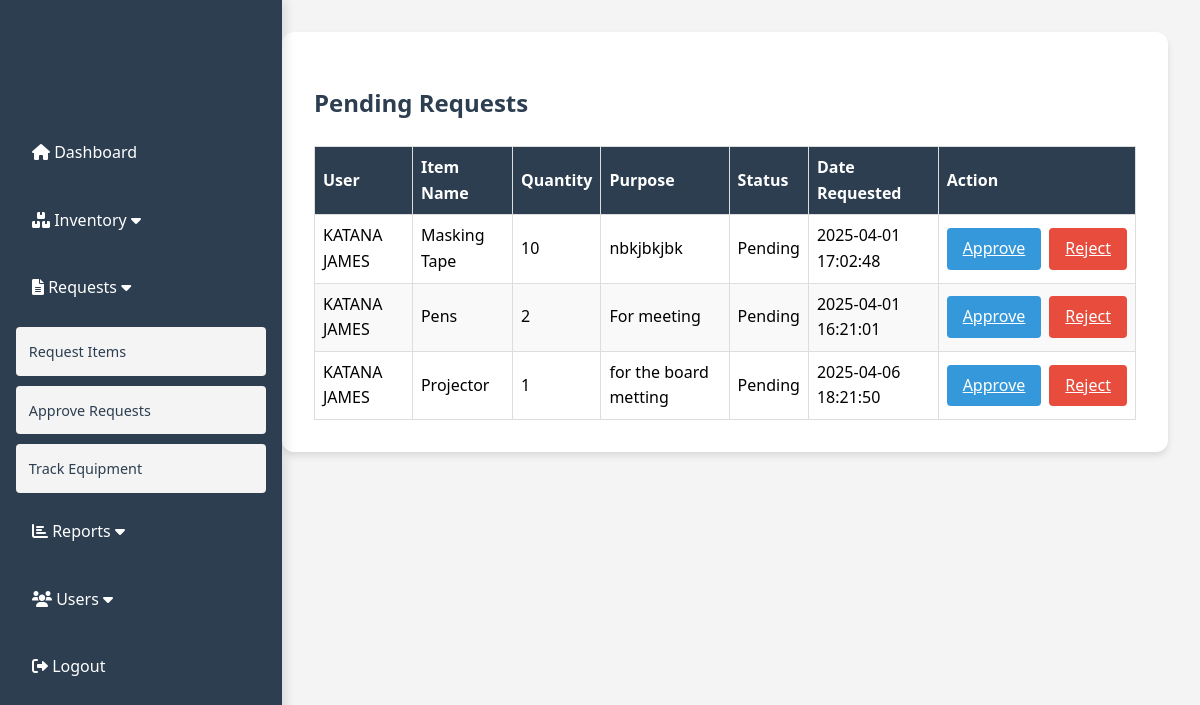
Page /request.php (signed in) on the committed database.
### tables this page shows
CREATE TABLE `requests` (
  `request_id` int(11) NOT NULL,
  `item_id` int(11) NOT NULL,
  `user_id` int(11) NOT NULL,
  `quantity` int(11) NOT NULL,
  `purpose` text NOT NULL,
  `status` enum('Pending','Approved','Rejected') DEFAULT 'Pending',
  `created_at` timestamp NOT NULL DEFAULT current_timestamp(),
  `approved_at` datetime DEFAULT NULL
);

CREATE TABLE `users` (
  `user_id` int(11) NOT NULL,
  `full_name` varchar(200) NOT NULL,
  `username` varchar(50) NOT NULL,
  `password` varchar(255) NOT NULL,
  `role` enum('Admin','Inventory Manager','User') NOT NULL,
  `department` varchar(50) NOT NULL,
  `email` varchar(100) NOT NULL
);

CREATE TABLE `inventory` (
  `item_id` int(11) NOT NULL,
  `item_name` varchar(255) NOT NULL,
  `quantity` int(11) NOT NULL,
  `category` varchar(50) NOT NULL,
  `location` varchar(255) NOT NULL,
  `status` varchar(255) NOT NULL,
  `barcode` varchar(255) NOT NULL,
  `start_date` timestamp NOT NULL DEFAULT current_timestamp() ON UPDATE current_timestamp(),
  `end_date` timestamp NOT NULL DEFAULT '0000-00-00 00:00:00',
  `last_updated` datetime DEFAULT NULL
);

### request.php (the view, shortened to what this page needs)
<?php
$conn = new mysqli('localhost', 'root', '', 'unmebims');
$query = "SELECT r.request_id, u.full_name, i.item_name, r.quantity, r.purpose, r.status, r.created_at
          FROM requests r
          JOIN users u ON r.user_id = u.user_id
          JOIN inventory i ON r.item_id = i.item_id
          WHERE r.status = 'Pending'";
$result = $conn->query($query);
?>
<!DOCTYPE html>
<html lang="en">
<head>
    <link rel="stylesheet" href="https://cdnjs.cloudflare.com/ajax/libs/font-awesome/6.0.0-beta3/css/all.min.css">
</head>
<body>
    <div class="sidebar">
        <h2>UNMEB</h2>
        <ul>
            <li><a href="adminindex.html"><i class="fas fa-home"></i> Dashboard</a></li>
            <li class="dropdown">
                <a href="#" class="dropdown-toggle"><i class="fas fa-boxes"></i> Inventory <i class="fas fa-caret-down"></i></a>
            </li>
            <li class="dropdown active">
                <a href="#" class="dropdown-toggle"><i class="fas fa-file-alt"></i> Requests <i class="fas fa-caret-down"></i></a>
                <ul class="dropdown-menu">
                    <li><a href="make_request.php">Request Items</a></li>
                    <li><a href="approve.php">Approve Requests</a></li>
                    <li><a href="trackequipment.php">Track Equipment</a></li>
                </ul>
            </li>
            <li class="dropdown">
                <a href="#" class="dropdown-toggle"><i class="fas fa-chart-bar"></i> Reports <i class="fas fa-caret-down"></i></a>
            </li>
            <li class="dropdown">
                <a href="#" class="dropdown-toggle"><i class="fas fa-users"></i> Users <i class="fas fa-caret-down"></i></a>
            </li>
            <li><a href="logout.php"><i class="fas fa-sign-out-alt"></i> Logout</a></li>
        </ul>
    </div>
    <div class="main-content">
        <div class="container">
            <h2>Pending Requests</h2>
            <?php if ($result->num_rows > 0): ?>
                <table class="th-table">
                    <thead>
                        <tr>
                            <th>User</th>
                            <th>Item Name</th>
                            <th>Quantity</th>
                            <th>Purpose</th>
                            <th>Status</th>
                            <th>Date Requested</th>
                            <th>Action</th>
                        </tr>
                    </thead>
                    <tbody>
                        <?php while ($row = $result->fetch_assoc()): ?>
                        <tr>
                            <td><?= htmlspecialchars($row['full_name']) ?></td>
                            <td><?= htmlspecialchars($row['item_name']) ?></td>
                            <td><?= htmlspecialchars($row['quantity']) ?></td>
                            <td><?= htmlspecialchars($row['purpose']) ?></td>
                            <td><?= htmlspecialchars($row['status']) ?></td>
                            <td><?= htmlspecialchars($row['created_at']) ?></td>
                            <td>
                                <div class="btn-container">
                                    <a href="?approve=<?= $row['request_id'] ?>"
                                       class="btn-approve"
                                       onclick="return confirm('Are you sure you want to approve this request?');">
                                       Approve
                                    </a>
                                    <a href="?reject=<?= $row['request_id'] ?>"
                                       class="btn-reject"
                                       onclick="return confirm('Are you sure you want to reject this request?');">
                                       Reject
                                    </a>
                                </div>
                            </td>
                        </tr>
                        <?php endwhile; ?>
                    </tbody>
                </table>
            <?php else: ?>
                <p>No pending requests found.</p>
            <?php endif; ?>
        </div>
    </div>
</body>
</html>

### request.php (style rules this page uses)
:root { --primary-color: #2c3e50; --accent-color: #3498db; --neutral-color: #f4f4f4; }
body { font-family: 'Segoe UI', sans-serif; background: var(--neutral-color); line-height: 1.6; margin: 0; padding: 0; }
.sidebar { position: fixed; left: 0; top: 0; width: 250px; height: 100vh; background: var(--primary-color); color: white; display: flex; flex-direction: column; padding: 1rem; z-index: 1000; box-shadow: 4px 0 10px rgba(0, 0, 0, 0.1); }
.sidebar h2 { text-align: center; margin-bottom: 1.5rem; }
.sidebar ul { list-style: none; padding: 0; }
.sidebar li { margin: 10px 0; }
.sidebar a { color: white; text-decoration: none; padding: 1rem; display: block; border-radius: 8px; transition: background 0.3s ease; }
.dropdown-menu { display: none; padding-left: 20px; }
.dropdown.active .dropdown-menu { display: block; }
.dropdown-menu li a { padding: 0.8rem; font-size: 0.9em; background: var(--neutral-color); color: var(--primary-color); margin: 2px 0; border-radius: 4px; transition: background 0.3s ease; }
.main-content { margin-left: 250px; padding: 2rem; }
.container { max-width: 1200px; margin: 0 auto; background: white; border-radius: 12px; box-shadow: 0 4px 6px rgba(0, 0, 0, 0.1); padding: 2rem; }
h2 { color: var(--primary-color); margin-bottom: 1.5rem; }
table { width: 100%; border-collapse: collapse; margin-top: 1rem; }
th, td { border: 1px solid #ddd; padding: 8px; text-align: left; }
th { background: var(--primary-color); color: white; }
tr:nth-child(even) { background: #f9f9f9; }
.btn-container { display: flex; gap: 0.5rem; }
.btn-approve { background: var(--accent-color); color: white; padding: 0.5rem 1rem; border: none; border-radius: 4px; cursor: pointer; }
.btn-reject { background: #e74c3c; color: white; padding: 0.5rem 1rem; border: none; border-radius: 4px; cursor: pointer; }

### rows in the picture
requests: user.full_name "KATANA JAMES", item.item_name "Masking Tape", quantity "10", purpose "nbkjbkjbk", status "Pending", created_at "2025-04-01 17:02:48"
requests: user.full_name "KATANA JAMES", item.item_name "Pens", quantity "2", purpose "For meeting", status "Pending", created_at "2025-04-01 16:21:01"
requests: user.full_name "KATANA JAMES", item.item_name "Projector", quantity "1", purpose "for the board metting", status "Pending", created_at "2025-04-06 18:21:50"
